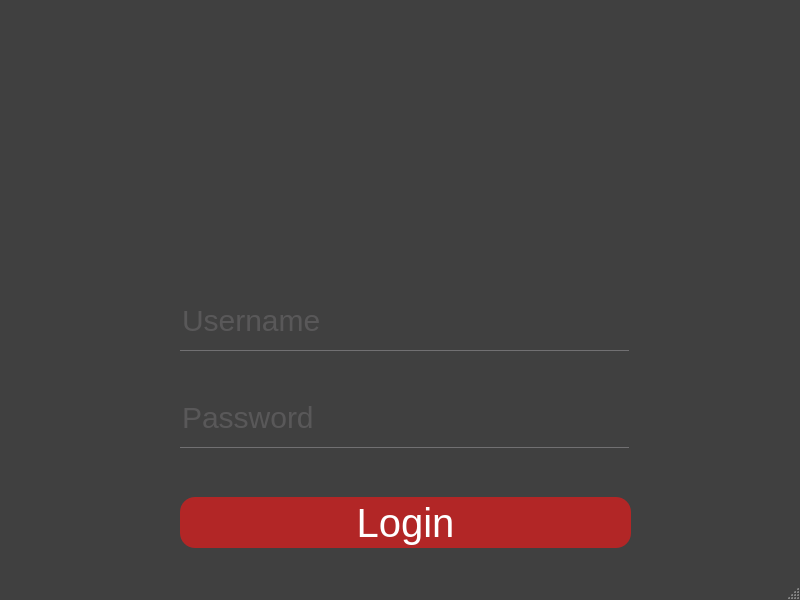
<?xml version="1.0" encoding="UTF-8"?>
<ui version="4.0">
 <class>MainWindow</class>
 <widget class="QMainWindow" name="MainWindow">
  <property name="geometry">
   <rect>
    <x>0</x>
    <y>0</y>
    <width>800</width>
    <height>600</height>
   </rect>
  </property>
  <property name="windowTitle">
   <string>MainWindow</string>
  </property>
  <property name="styleSheet">
   <string notr="true">#MainWindow {
background: #404040;
}
</string>
  </property>
  <widget class="QWidget" name="centralwidget">
   <widget class="QLineEdit" name="password">
    <property name="geometry">
     <rect>
      <x>180</x>
      <y>387</y>
      <width>449</width>
      <height>61</height>
     </rect>
    </property>
    <property name="cursor">
     <cursorShape>IBeamCursor</cursorShape>
    </property>
    <property name="styleSheet">
     <string notr="true">QLineEdit {
background:transparent;
border:none;
color:#717072;
border-bottom:1px solid #717072;
font-size:30px;
font-family:Arial, Helvetica, sans-serif;
}</string>
    </property>
    <property name="text">
     <string/>
    </property>
    <property name="echoMode">
     <enum>QLineEdit::Password</enum>
    </property>
    <property name="placeholderText">
     <string>Password</string>
    </property>
   </widget>
   <widget class="QLabel" name="label_9">
    <property name="geometry">
     <rect>
      <x>600</x>
      <y>407</y>
      <width>31</width>
      <height>31</height>
     </rect>
    </property>
    <property name="text">
     <string/>
    </property>
    <property name="pixmap">
     <pixmap resource="rsc.qrc">:/new/prefix1/password.png</pixmap>
    </property>
    <property name="scaledContents">
     <bool>true</bool>
    </property>
   </widget>
   <widget class="QLineEdit" name="username">
    <property name="geometry">
     <rect>
      <x>180</x>
      <y>290</y>
      <width>449</width>
      <height>61</height>
     </rect>
    </property>
    <property name="cursor">
     <cursorShape>IBeamCursor</cursorShape>
    </property>
    <property name="styleSheet">
     <string notr="true">QLineEdit {
background:transparent;
border:none;
color:#717072;
border-bottom:1px solid #717072;
font-size:30px;
font-family:Arial, Helvetica, sans-serif;
}</string>
    </property>
    <property name="text">
     <string/>
    </property>
    <property name="placeholderText">
     <string>Username</string>
    </property>
   </widget>
   <widget class="QLabel" name="logo">
    <property name="geometry">
     <rect>
      <x>320</x>
      <y>90</y>
      <width>181</width>
      <height>191</height>
     </rect>
    </property>
    <property name="text">
     <string/>
    </property>
    <property name="pixmap">
     <pixmap resource="rsc.qrc">:/new/prefix1/login-logo.png</pixmap>
    </property>
    <property name="scaledContents">
     <bool>true</bool>
    </property>
   </widget>
   <widget class="QLabel" name="label_26">
    <property name="geometry">
     <rect>
      <x>590</x>
      <y>307</y>
      <width>41</width>
      <height>41</height>
     </rect>
    </property>
    <property name="text">
     <string/>
    </property>
    <property name="pixmap">
     <pixmap resource="rsc.qrc">:/new/prefix1/username.png</pixmap>
    </property>
    <property name="scaledContents">
     <bool>true</bool>
    </property>
   </widget>
   <widget class="QPushButton" name="login">
    <property name="geometry">
     <rect>
      <x>180</x>
      <y>497</y>
      <width>451</width>
      <height>51</height>
     </rect>
    </property>
    <property name="styleSheet">
     <string notr="true">QPushButton {
color: #fff;
background:#b22626;
border-radius: 15px;
font-size:40px;
font-family:Arial, Helvetica, sans-serif;
}
QPushButton:hover {
color:#fff;
border:15px;
background:#6a1616;
}
</string>
    </property>
    <property name="text">
     <string>Login</string>
    </property>
   </widget>
  </widget>
  <widget class="QMenuBar" name="menubar">
   <property name="geometry">
    <rect>
     <x>0</x>
     <y>0</y>
     <width>800</width>
     <height>21</height>
    </rect>
   </property>
  </widget>
  <widget class="QStatusBar" name="statusbar"/>
 </widget>
 <resources>
  <include location="rsc.qrc"/>
 </resources>
 <connections/>
</ui>
